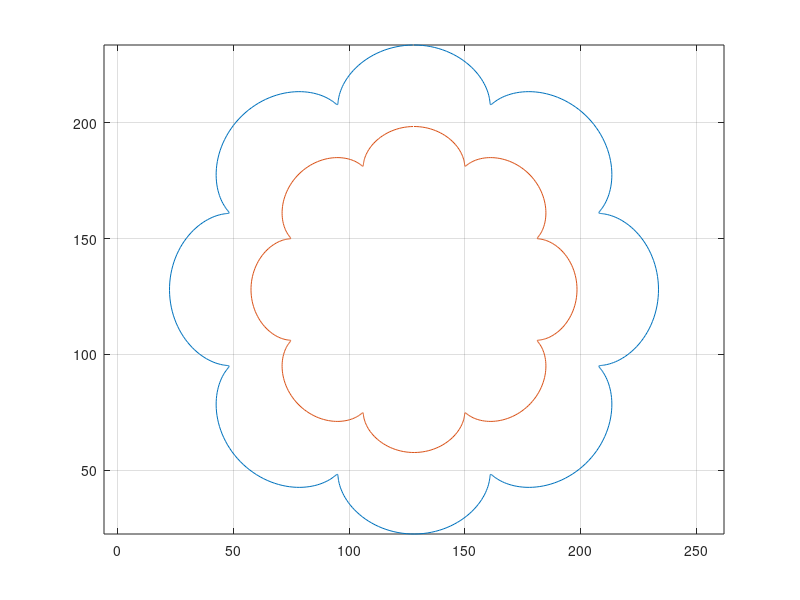
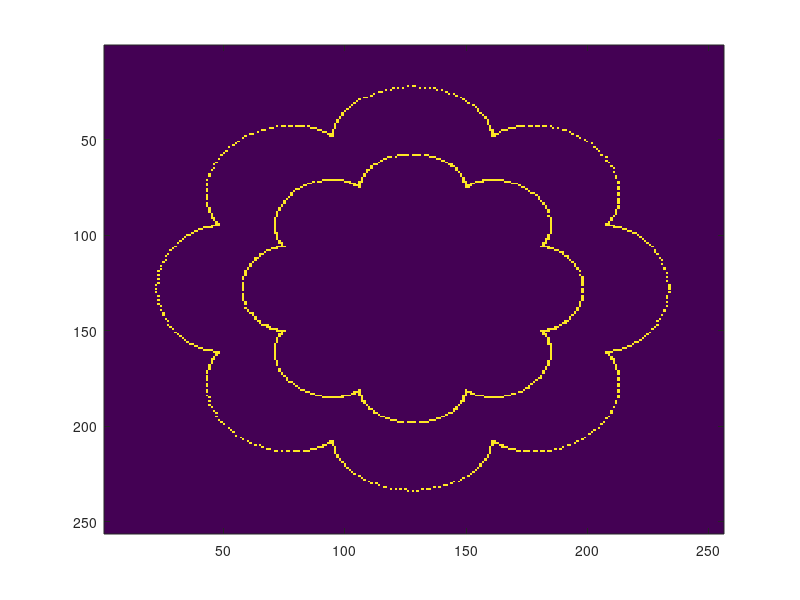

MATLAB code to generate these figures, in order:
function [M_image] = rosePhantom_plot(varargin)
%
% NAME
%
%  function [x, y] =	rosePhantom_plot([<rows>, <cols>])
%
% ARGUMENTS
% INPUT
%
% OPTIONAL
%	rows		int		number of rows in output image
%	cols		int		number of columns in output image
%
% OUTPUTS
%	M_image		matrix		image representation of plot
%
% DESCRIPTION
%
%	'rosePhantom_plot' draws a "rose phantom". Actually, it looks
%	more like a slice through an orange.
%
%
% PRECONDITIONS
%
%	o None
%
% POSTCONDITIONS
%
%	o None.
%
% NOTE:
%
% HISTORY
% 04 June 2007 
% o Initial design and coding.
%
%

%%%%%%%%%%%%%% 
%%% Nested functions :START
%%%%%%%%%%%%%% 
    function error_exit(	str_action, str_msg, str_ret)
	fprintf(1, '\tFATAL:\n');
	fprintf(1, '\tSorry, some error has occurred.\n');
	fprintf(1, '\tWhile %s,\n', str_action);
	fprintf(1, '\t%s\n', str_msg);
	error(str_ret);
    end

    function vprintf(level, str_msg)
	if verbosity >= level
	    fprintf(1, str_msg);	
	end
    end

%%%%%%%%%%%%%% 
%%% Nested functions :END
%%%%%%%%%%%%%% 

rows=	256;
cols=	256;

if(length(varargin))
   rows=	varargin{1};
   cols=	varargin{2};
end

t=		0:0.01:2*pi;
M_image=	zeros(256,256);

figure(1);
petals= 	8;
x=		sin(t)+0.1*sin((petals+1)*t);
y=		cos(t)+0.1*cos((petals+1)*t);
x1=		(1.5*x+2)*rows/4;
y1=		(1.5*y+2)*cols/4;
x=		(x+2)*rows/4;
y=		(y+2)*cols/4;
d=1:rows;
for i=1:length(x)
    M_image(round(x(i)), round(y(i))) 	= 255;
    M_image(round(x1(i)), round(y1(i))) = 128;
end
%  M_image(round(x1), round(y1), 3)=	1;
plot(x1, y1);
hold on;
plot(x, y);
grid on;
axis equal

figure(2);
image(M_image);

%  for i=1:2
%      plot( [0 -cos(pi/petals)], [0 (-1)^i*sin(pi/petals)] )
%      plot( [0  cos(pi/petals)], [0 (-1)^i*sin(pi/petals)] )
%      plot( [0 -sin(pi/petals)], [0 (-1)^i*cos(pi/petals)] )
%      plot( [0  sin(pi/petals)], [0 (-1)^i*cos(pi/petals)] )
%  end


end